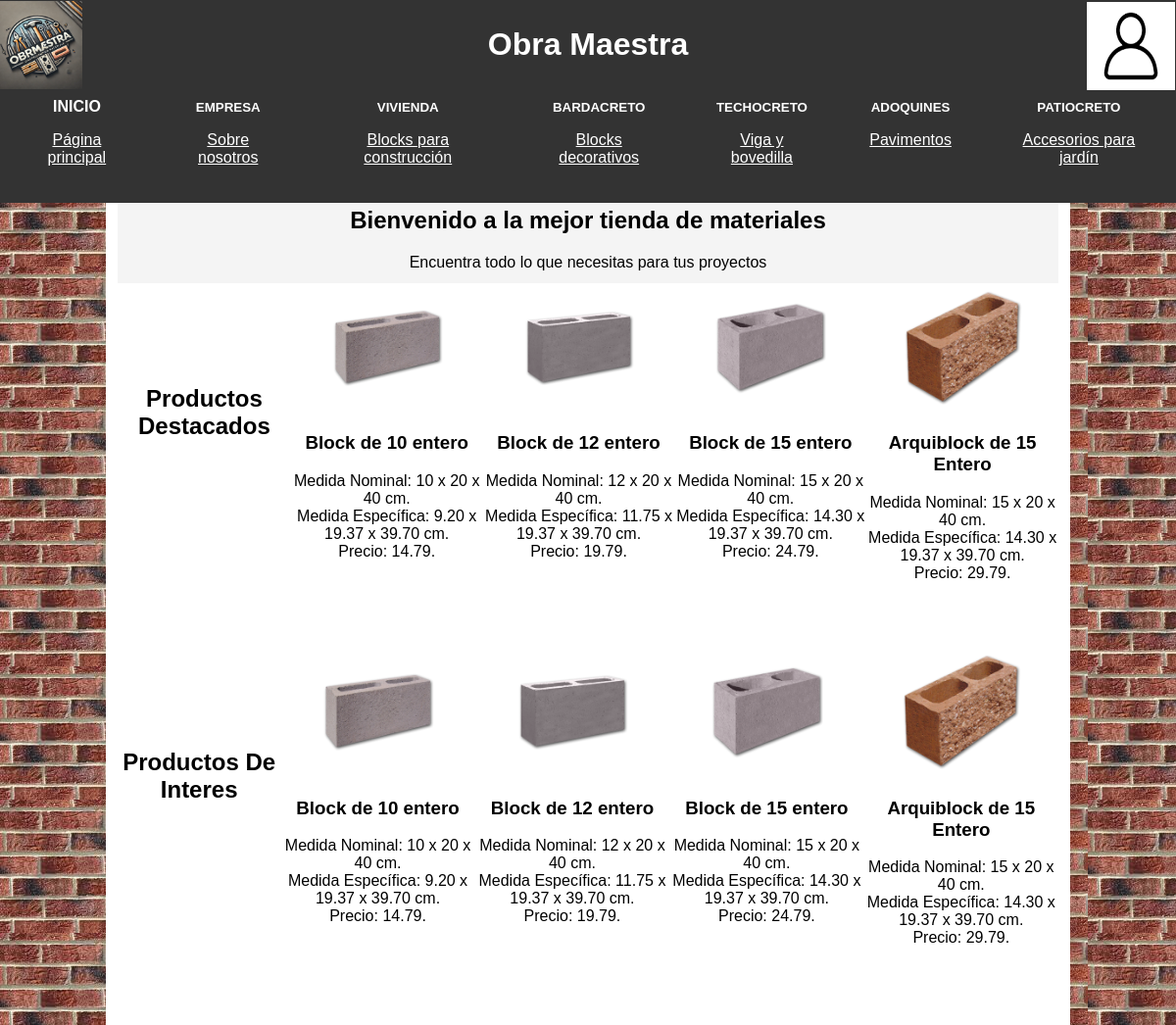
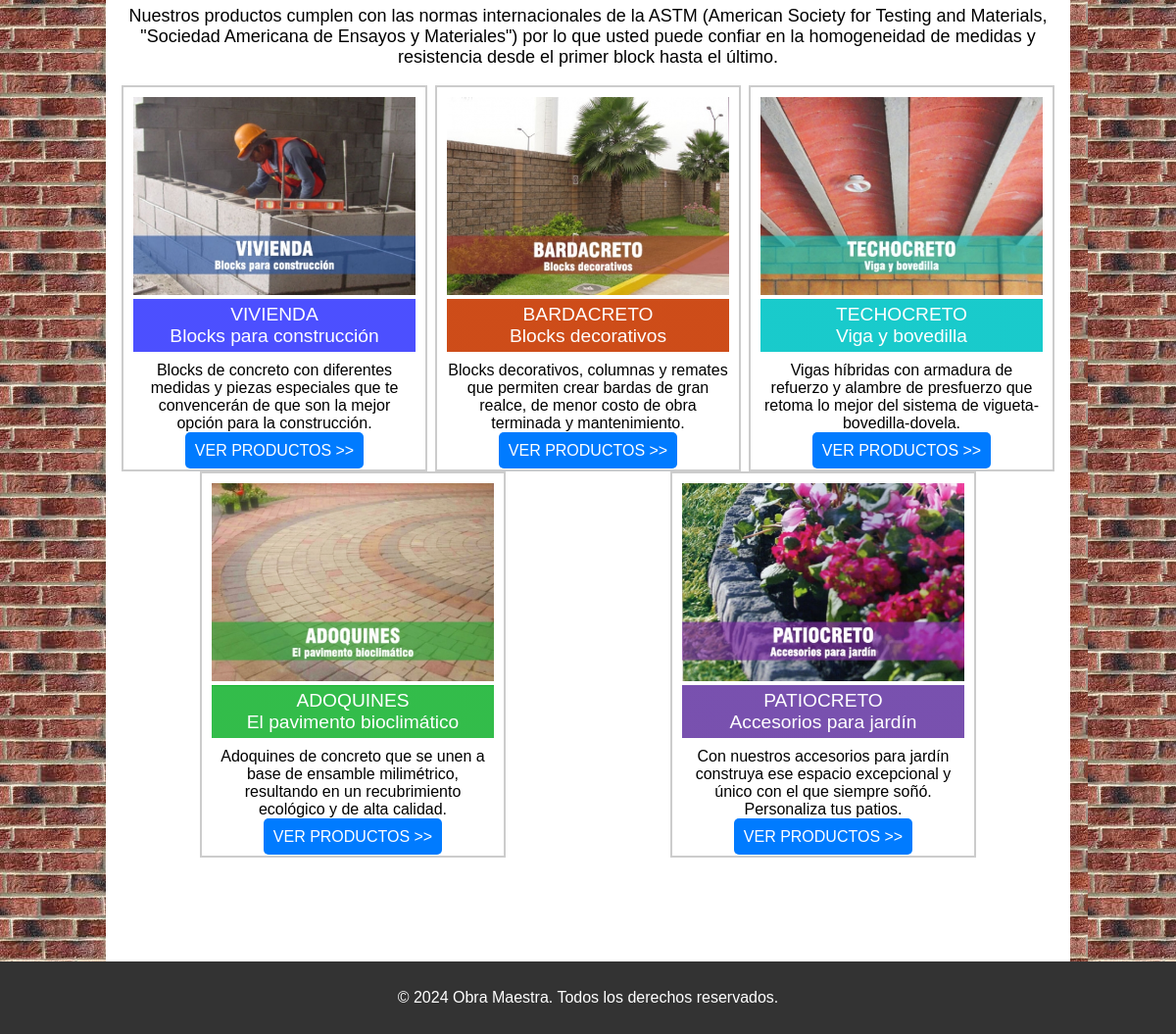
The page / on the database its author committed (2 pictures, top to bottom).
### tables this page shows
CREATE TABLE Productos (
    producto_id INT AUTO_INCREMENT PRIMARY KEY,
    nombre VARCHAR(100) NOT NULL,
    descripcion TEXT,
    especificaciones TEXT,
    precio DECIMAL(10, 2) NOT NULL,
    imagen_url VARCHAR(255),
    stock INT NOT NULL,
    categoria_id INT,
    FOREIGN KEY (categoria_id) REFERENCES Categorias(categoria_id)
);

### productosDesta.php (the view, shortened to what this page needs)
<?php
    $host = "localhost";
    $puerto = 3306;
    $usuario = "root";
    $contraseña = "";
    $basededatos = "tienda_online";
    $conn = new mysqli($host, $usuario, $contraseña, $basededatos, $puerto);
    if ($categoria_id>0) {
        $sql = "SELECT producto_id, nombre, descripcion, especificaciones, precio, imagen_url
                FROM productos
                WHERE categoria_id = $categoria_id";
    }else {
        $sql = "SELECT producto_id, nombre, descripcion, especificaciones, precio, imagen_url
        FROM productos
        LIMIT 4";
    }
    $stmt = $conn->prepare($sql);
    $stmt->execute();
    $result = $stmt->get_result();
    if ($result->num_rows > 0) {
        $productos = $result->fetch_all(MYSQLI_ASSOC);
    } else {
        $productos = [];
    }
?>
<?php if (count($productos) > 0): ?>
    <?php foreach ($productos as $productos): ?>
        <div class="producto">
            <a href="formularioPedido.php?producto_id=<?php echo $productos['producto_id']; ?>&usuario_id=<?php echo $usuario_id; ?>">
                <img src="<?php echo htmlspecialchars($productos['imagen_url']); ?>" alt="<?php echo htmlspecialchars($productos['nombre']); ?>">
            </a>
            <h3><?php echo htmlspecialchars($productos['nombre']); ?></h3>
            <aside>
                Medida Nominal: <?php echo htmlspecialchars($productos['descripcion']); ?><br>
                Medida Específica: <?php echo htmlspecialchars($productos['especificaciones']); ?><br>
                Precio: <?php echo htmlspecialchars($productos['precio']); ?>.
            </aside>
        </div>
    <?php endforeach; ?>
<?php else: ?>
    <p>No se encontraron productos.</p>
<?php endif; ?>

### index.php (shortened to what this page needs)
<?php
    $usuario_id=$_GET['usuario_id'];
?>
<!DOCTYPE html>
<html lang="es">
<head>
    <link rel="stylesheet" href="diseño.css">
</head>
<body>
    <header>
        <h1>Obra Maestra</h1>
        <div class="carrito">
            <a href="index.php?content=usuario&usuario_id=<?php echo $usuario_id?>"><img src="imagenes/usuario.png" alt="usuario"></a>
        </div>
        <div class="logo">
            <img src="logotipo.webp" alt="logotipo">
        </div>
        <form method="post">
        <section class="barra">
                <div>
                    <a href="index.php?usuario_id=<?php echo $usuario_id?>">INICIO</a>
                    <p>Página principal</p>
                </div>
                <div>
                    <button class="boton" type="submit" name="content" value="empresa">EMPRESA</button>
                    <p>Sobre nosotros</p>
                </div>
                <div>
                    <button class="boton" type="submit" name="content" value="vivienda">VIVIENDA</button>
                    <p>Blocks para construcción</p>
                </div>
                <div>
                    <button class="boton" type="submit" name="content" value="bardacreto">BARDACRETO</button>
                    <p>Blocks decorativos</p>
                </div>
                <div>
                    <button class="boton" type="submit" name="content" value="techocreto">TECHOCRETO</button>
                    <p>Viga y bovedilla</p>
                </div>
                <div>
                    <button class="boton" type="submit" name="content" value="adoquines">ADOQUINES</button>
                    <p>Pavimentos</p>
                </div>
                <div>
                    <button class="boton" type="submit" name="content" value="patiocreto">PATIOCRETO</button>
                    <p>Accesorios para jardín</p>
                </div>
        </section>
        </form>
    </header>
    <main>
        <?php
            $categoria_id=0;
            if (isset($_POST['content'])) {
                $content = $_POST['content'];
            }
            else{
                if (isset($_GET['content'])) {
                    $content = $_GET['content'];
                }else {
                    $content = 'productos';
                }
            }
            if ($content == 'empresa') {
                $usuario_id=$_GET['usuario_id'];
                include 'empresa.php';
            } elseif ($content == 'vivienda') {
                $usuario_id=$_GET['usuario_id'];
                include 'vivienda.php';
            } elseif ($content == 'bardacreto') {
                $usuario_id=$_GET['usuario_id'];
                include 'bardacreto.php';
            } elseif ($content == 'techocreto') {
                $usuario_id=$_GET['usuario_id'];
                include 'techocreto.php';
            } elseif ($content == 'adoquines') {
                $usuario_id=$_GET['usuario_id'];
                include 'adoquines.php';
            } elseif ($content == 'patiocreto') {
                $usuario_id=$_GET['usuario_id'];
                include 'patiocreto.php';
            } elseif ($content == 'usuario') {
                $usuario_id=$_GET['usuario_id'];
                include "usuario.php";
            } elseif ($content == 'pago') {
                $usuario_id=$_GET['usuario_id'];
                include "pago.php";
            } elseif ($content == 'reseña') {
                $usuario_id=$_GET['usuario_id'];
                include "reseña.php";
            }
            else {
                $usuario_id=$_GET['usuario_id'];
                include "productos.php";
            }
        ?>
        <p class="categorias">Nuestros productos cumplen con las normas internacionales de la ASTM (American Society for Testing and Materials, "Sociedad Americana de Ensayos y Materiales") por lo que usted puede confiar en la homogeneidad de medidas y resistencia desde el primer block hasta el último.</p>
        <section class="container">
            <div class="product">
                <img src="imagenes/vivienda.jpg" alt="Vivienda">
                <div class="product-title1">VIVIENDA<br>Blocks para construcción</div>
                <div class="product-description">Blocks de concreto con diferentes medidas y piezas especiales que te convencerán de que son la mejor opción para la construcción.</div>
                <a href="index.php?content=vivienda&usuario_id=<?php echo $usuario_id?>" class="product-button">VER PRODUCTOS &gt;&gt;</a>
            </div>
            <div class="product">
                <img src="imagenes/bardacreto.jpg" alt="Bardacreto">
                <div class="product-title2">BARDACRETO<br>Blocks decorativos</div>
                <div class="product-description">Blocks decorativos, columnas y remates que permiten crear bardas de gran realce, de menor costo de obra terminada y mantenimiento.</div>
                <a href="index.php?content=bardacreto&usuario_id=<?php echo $usuario_id?>" class="product-button">VER PRODUCTOS &gt;&gt;</a>
            </div>
            <div class="product">
                <img src="imagenes/techocreto.jpg" alt="Techocreto">
                <div class="product-title3">TECHOCRETO<br>Viga y bovedilla</div>
                <div class="product-description">Vigas híbridas con armadura de refuerzo y alambre de presfuerzo que retoma lo mejor del sistema de vigueta-bovedilla-dovela.</div>
                <a href="index.php?content=techocreto&usuario_id=<?php echo $usuario_id?>" class="product-button">VER PRODUCTOS &gt;&gt;</a>
            </div>
        </section>
        <section class="container">
            <div class="product">
                <img src="imagenes/adoquines.jpg" alt="Adoquines">
                <div class="product-title4">ADOQUINES<br>El pavimento bioclimático</div>
                <div class="product-description">Adoquines de concreto que se unen a base de ensamble milimétrico, resultando en un recubrimiento ecológico y de alta calidad.</div>
                <a href="index.php?content=adoquines&usuario_id=<?php echo $usuario_id?>" class="product-button">VER PRODUCTOS &gt;&gt;</a>
            </div>
            <div class="product">
                <img src="imagenes/patiocreto.jpg" alt="Patiocreto">
                <div class="product-title5">PATIOCRETO<br>Accesorios para jardín</div>
                <div class="product-description">Con nuestros accesorios para jardín construya ese espacio excepcional y único con el que siempre soñó. Personaliza tus patios.</div>
                <a href="index.php?content=patiocreto&usuario_id=<?php echo $usuario_id?>" class="product-button">VER PRODUCTOS &gt;&gt;</a>
            </div>
        </section>
    </main>
    <br><br><br><br><br><br>
    <footer>
        <p>&copy; 2024 Obra Maestra. Todos los derechos reservados.</p>
    </footer>
</body>
</html>

### productos.php
<section class="hero">
    <h2>Bienvenido a la mejor tienda de materiales</h2>
    <aside>Encuentra todo lo que necesitas para tus proyectos</aside>
</section>
<section class="Productos_Destacados">
    <h2><br><br><br>Productos Destacados</h2>
    <?php include 'productosDesta.php'; ?>
</section>
<section class="Productos_De_Interes">
    <h2><br><br><br>Productos De Interes</h2>
<?php include 'productosInte.php'; ?>
</section>

### productosInte.php (shortened to what this page needs)
<?php
    $host = "localhost";
    $puerto = 3306;
    $usuario = "root";
    $contraseña = "";
    $basededatos = "tienda_online";
    $conn = new mysqli($host, $usuario, $contraseña, $basededatos, $puerto);
    $sql = "SELECT producto_id, nombre, descripcion, especificaciones, precio, imagen_url
        FROM productos
        LIMIT 4";
    $stmt = $conn->prepare($sql);
    $stmt->execute();
    $result = $stmt->get_result();
    if ($result->num_rows > 0) {
        $productos = $result->fetch_all(MYSQLI_ASSOC);
    } else {
        $productos = [];
    }
?>
<?php if (count($productos) > 0): ?>
    <?php foreach ($productos as $productos): ?>
        <div class="producto">
            <a href="formularioPedido.php?producto_id=<?php echo $productos['producto_id']; ?>">
                <img src="<?php echo htmlspecialchars($productos['imagen_url']); ?>" alt="<?php echo htmlspecialchars($productos['nombre']); ?>">
            </a>
            <h3><?php echo htmlspecialchars($productos['nombre']); ?></h3>
            <aside>
                Medida Nominal: <?php echo htmlspecialchars($productos['descripcion']); ?><br>
                Medida Específica: <?php echo htmlspecialchars($productos['especificaciones']); ?><br>
                Precio: <?php echo htmlspecialchars($productos['precio']); ?>.
            </aside>
        </div>
    <?php endforeach; ?>
<?php else: ?>
    <p>No se encontraron productos.</p>
<?php endif; ?>

### diseño.css (style rules this page uses)
body { background-image: url('imagenes/fondo.jpeg'); background-repeat: repeat; background-size: auto; font-family: Arial, sans-serif; margin: 0; padding: 0; box-sizing: border-box; display: flex; justify-content: center; align-items: center; }
main { width: 80%; background-color: white; padding: 15% 1%; box-shadow: 0 0 10px rgba(0, 0, 0, 0.1); }
header { position: fixed; top: 0; width: 100%; background-color: #333; color: white; padding: 0.5% 0; text-align: center; }
.hero { background-color: #f4f4f4; padding: 1.2% 0; text-align: center; }
.producto { text-align: center; width: 30%; }
.producto img { max-width: 100%; height: 35%; }
.Productos_Destacados { text-align: center; display: flex; }
.Productos_De_Interes { text-align: center; display: flex; justify-content: space-around; }
footer { background-color: #333; color: white; text-align: center; padding: 1% 0; position: fixed; width: 100%; bottom: 0; }
.carrito { position: absolute; top: 1%; right: 1px; }
.carrito img { width: 90px; height: 90px; }
.logo { position: absolute; top: 0.4%; right: 93%; }
.logo img { width: 90px; height: 90px; }
.barra { bottom: 0; background-color: #333; color: white; text-align: left; padding: 0.5% 0; display: flex; }
.barra a { color: white; text-decoration: none; font-weight: bold; }
.boton { background-color: #ffffff00; border: none; color: white; font-weight: bold; }
.barra div { padding: 0.7% 2.2%; text-align: center; }
.barra p { text-decoration: underline }
.container { display: flex; justify-content: space-around; text-align: center; }
.product { border: 2px solid #ccc; padding: 10px; width: 30%; }
.product img { width: 100%; height: auto; }
.product-title1 { background: linear-gradient(0deg, rgba(0,5,255,0.7) 0%, rgba(0,5,255,0.7) 100%); color: white; padding: 5px; font-size: 1.2em; }
.product-title2 { background: linear-gradient(0deg, rgba(200,57,0,0.9) 100%, rgba(200,57,0,0.7) 100%); color: white; padding: 5px; font-size: 1.2em; }
.product-title3 { background: linear-gradient(0deg, rgba(0,197,198,0.9) 98%, rgba(0,197,198,1) 100%); color: white; padding: 5px; font-size: 1.2em; }
.product-title4 { background: linear-gradient(0deg, rgba(0,172,29,0.8) 98%, rgba(0,172,29,1) 100%); color: white; padding: 5px; font-size: 1.2em; }
.product-title5 { background: linear-gradient(0deg, rgba(106,62,166,0.9) 98%, rgba(106,62,166,0.9) 100%); color: white; padding: 5px; font-size: 1.2em; }
.product-description { margin: 10px 0; }
.product-button { background-color: #007bff; color: white; padding: 10px; text-decoration: none; border-radius: 5px; }
.categorias { text-align: center; font-size: 18px; }

### rows shown on the page
productos: imagen_url (picture), nombre "Block de 10 entero", descripcion "10 x 20 x 40 cm.", especificaciones "9.20 x 19.37 x 39.70 cm.", precio "14.79"
productos: imagen_url (picture), nombre "Block de 12 entero", descripcion "12 x 20 x 40 cm.", especificaciones "11.75 x 19.37 x 39.70 cm.", precio "19.79"
productos: imagen_url (picture), nombre "Block de 15 entero", descripcion "15 x 20 x 40 cm.", especificaciones "14.30 x 19.37 x 39.70 cm.", precio "24.79"
productos: imagen_url (picture), nombre "Arquiblock de 15 Entero", descripcion "15 x 20 x 40 cm.", especificaciones "14.30 x 19.37 x 39.70 cm.", precio "29.79"
